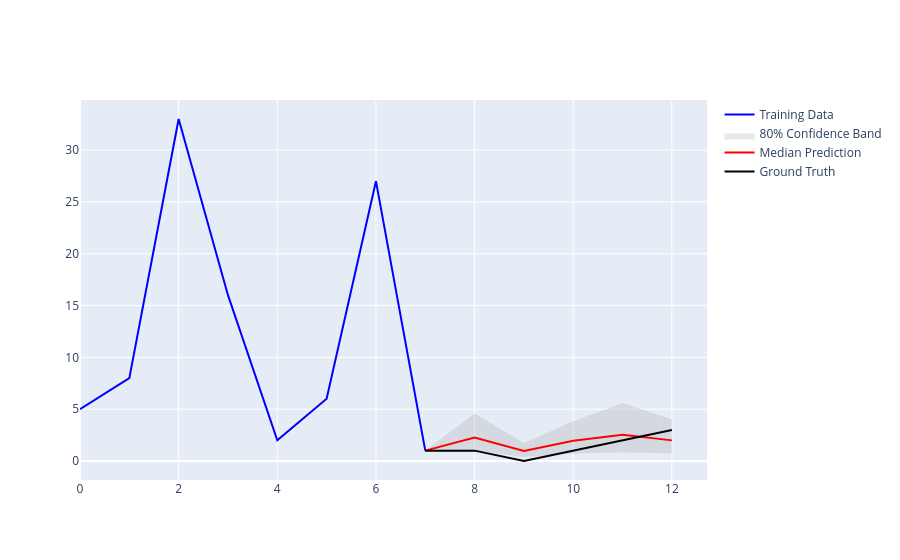

Source (notebook cell):
### Code cell
# ---------------------------------------------------------------------
# Plot predictions vs ground truth
# ---------------------------------------------------------------------
# Visualize forecast performance over time:
#   - Training data (historical observations)
#   - Median forecast (central prediction across simulated paths)
#   - Prediction interval (uncertainty band, e.g. 80%)
#   - Ground truth (observed values in the test period)

fig = plot_prediction_vs_ground_truth(
    preds,
    y_train,
    y_test,
    band=80,
    show_paths=False,
    path_alpha=0.35,
    median_color='red',
    gt_color='black'
)

fig.show()

### Figure 1 — Plotly figure (JSON) as saved in the notebook; plotly's stock layout.template omitted (floating-point values rounded to 4 significant figures)
{"data": [{"line": {"color": "blue"}, "mode": "lines", "name": "Training Data", "type": "scatter", "x": [0, 1, 2, 3, 4, 5, 6, 7], "y": [5.0, 8.0, 33.0, 16.0, 2.0, 6.0, 27.0, 1.0]}, {"fill": "toself", "fillcolor": "rgba(160,160,160,0.25)", "hoverinfo": "skip", "line": {"color": "rgba(255,255,255,0)"}, "name": "80% Confidence Band", "type": "scatter", "x": [7, 8, 9, 10, 11, 12, 12, 11, 10, 9, 8, 7], "y": [1.0, 4.59, 1.733, 3.845, 5.608, 4.021, 0.719, 0.8488, 0.7138, 0.384, 1.014, 1.0]}, {"line": {"color": "red"}, "mode": "lines", "name": "Median Prediction", "type": "scatter", "x": [7, 8, 9, 10, 11, 12], "y": [1.0, 2.273, 0.9578, 1.944, 2.533, 1.99]}, {"line": {"color": "black"}, "mode": "lines", "name": "Ground Truth", "type": "scatter", "x": [7, 8, 9, 10, 11, 12], "y": [1.0, 1.0, 0.0, 1.0, 2.0, 3.0]}], "layout": {}}
